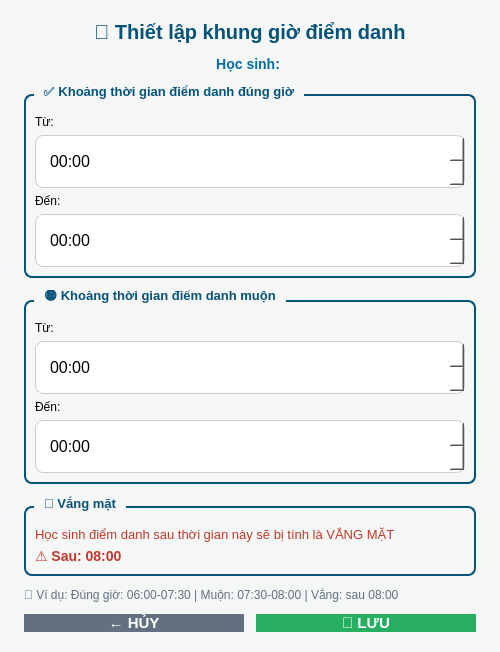
<?xml version="1.0" encoding="UTF-8"?>
<ui version="4.0">
 <class>TimeRangeDialog</class>
 <widget class="QDialog" name="TimeRangeDialog">
  <property name="geometry">
   <rect>
    <x>0</x>
    <y>0</y>
    <width>500</width>
    <height>420</height>
   </rect>
  </property>
  <property name="windowTitle">
   <string>Thiết lập khung giờ điểm danh</string>
  </property>
  <property name="modal">
   <bool>true</bool>
  </property>
  <property name="styleSheet">
   <string notr="true">QDialog {
                background-color: #f4f7f6;
            }
            QGroupBox {
                font-weight: bold;
                font-size: 13px;
                border: 2px solid #065279;
                border-radius: 8px;
                margin-top: 10px;
                padding-top: 10px;
            }
            QGroupBox::title {
                subcontrol-origin: margin;
                left: 10px;
                padding: 0 8px;
                color: #065279;
            }
            QTimeEdit {
                padding: 8px 12px;
                font-size: 16px;
                border: 1px solid #ccc;
                border-radius: 8px;
                background: white;
                min-height: 35px;
                color: black;
            }
            QTimeEdit:focus {
                border: 2px solid #065279;
            }</string>
  </property>
  <layout class="QVBoxLayout" name="verticalLayout">
   <property name="leftMargin">
    <number>24</number>
   </property>
   <property name="topMargin">
    <number>20</number>
   </property>
   <property name="rightMargin">
    <number>24</number>
   </property>
   <property name="bottomMargin">
    <number>20</number>
   </property>
   <property name="spacing">
    <number>12</number>
   </property>
   <item>
    <widget class="QLabel" name="header">
     <property name="text">
      <string>⏰ Thiết lập khung giờ điểm danh</string>
     </property>
     <property name="alignment">
      <set>Qt::AlignCenter</set>
     </property>
     <property name="styleSheet">
      <string notr="true">font-size: 20px; font-weight: bold; color: #065279;</string>
     </property>
    </widget>
   </item>
   <item>
    <widget class="QLabel" name="name_label">
     <property name="text">
      <string>Học sinh: </string>
     </property>
     <property name="alignment">
      <set>Qt::AlignCenter</set>
     </property>
     <property name="styleSheet">
      <string notr="true">color: #086ca1; font-size: 14px; font-weight: bold;</string>
     </property>
    </widget>
   </item>
   <item>
    <widget class="QGroupBox" name="checkin_end_group">
     <property name="title">
      <string>✅ Khoảng thời gian điểm danh đúng giờ</string>
     </property>
     <layout class="QVBoxLayout" name="verticalLayout_2">
      <item>
       <widget class="QLabel" name="label">
        <property name="text">
         <string>Từ:</string>
        </property>
       </widget>
      </item>
      <item>
       <widget class="QTimeEdit" name="checkin_start_edit">
        <property name="displayFormat">
         <string>HH:mm</string>
        </property>
       </widget>
      </item>
      <item>
       <widget class="QLabel" name="label_2">
        <property name="text">
         <string>Đến:</string>
        </property>
       </widget>
      </item>
      <item>
       <widget class="QTimeEdit" name="checkin_end_edit">
        <property name="displayFormat">
         <string>HH:mm</string>
        </property>
       </widget>
      </item>
     </layout>
    </widget>
   </item>
   <item>
    <widget class="QGroupBox" name="late_end_group">
     <property name="title">
      <string>🟡 Khoảng thời gian điểm danh muộn</string>
     </property>
     <layout class="QVBoxLayout" name="verticalLayout_3">
      <item>
       <widget class="QLabel" name="label_3">
        <property name="text">
         <string>Từ:</string>
        </property>
       </widget>
      </item>
      <item>
       <widget class="QTimeEdit" name="late_start_edit">
        <property name="displayFormat">
         <string>HH:mm</string>
        </property>
       </widget>
      </item>
      <item>
       <widget class="QLabel" name="label_4">
        <property name="text">
         <string>Đến:</string>
        </property>
       </widget>
      </item>
      <item>
       <widget class="QTimeEdit" name="late_end_edit">
        <property name="displayFormat">
         <string>HH:mm</string>
        </property>
       </widget>
      </item>
     </layout>
    </widget>
   </item>
   <item>
    <widget class="QGroupBox" name="absent_group">
     <property name="title">
      <string>🔴 Vắng mặt</string>
     </property>
     <layout class="QVBoxLayout" name="verticalLayout_4">
      <item>
       <widget class="QLabel" name="absent_label">
        <property name="text">
         <string>Học sinh điểm danh sau thời gian này sẽ bị tính là VẮNG MẶT</string>
        </property>
        <property name="wordWrap">
         <bool>true</bool>
        </property>
        <property name="styleSheet">
         <string notr="true">color: #c0392b; font-size: 13px;</string>
        </property>
       </widget>
      </item>
      <item>
       <widget class="QLabel" name="absent_time_label">
        <property name="text">
         <string>⚠️ Sau: 08:00</string>
        </property>
        <property name="styleSheet">
         <string notr="true">color: #c0392b; font-size: 14px; font-weight: bold;</string>
        </property>
       </widget>
      </item>
     </layout>
    </widget>
   </item>
   <item>
    <widget class="QLabel" name="info">
     <property name="text">
      <string>📌 Ví dụ: Đúng giờ: 06:00-07:30 | Muộn: 07:30-08:00 | Vắng: sau 08:00</string>
     </property>
     <property name="wordWrap">
      <bool>true</bool>
     </property>
     <property name="styleSheet">
      <string notr="true">color: #637081; font-size: 12px;</string>
     </property>
    </widget>
   </item>
   <item>
    <layout class="QHBoxLayout" name="btn_layout">
     <property name="spacing">
      <number>12</number>
     </property>
     <item>
      <widget class="QPushButton" name="cancel_btn">
       <property name="text">
        <string>← HỦY</string>
       </property>
       <property name="minimumHeight">
        <number>48</number>
       </property>
       <property name="styleSheet">
        <string notr="true">QPushButton {
                background-color: #637081;
                color: white;
                border: none;
                border-radius: 10px;
                font-size: 15px;
                font-weight: bold;
            }
            QPushButton:hover {
                background-color: #7f8c8d;
            }</string>
       </property>
      </widget>
     </item>
     <item>
      <widget class="QPushButton" name="save_btn">
       <property name="text">
        <string>💾 LƯU</string>
       </property>
       <property name="minimumHeight">
        <number>48</number>
       </property>
       <property name="styleSheet">
        <string notr="true">QPushButton {
                background-color: #27ae60;
                color: white;
                border: none;
                border-radius: 10px;
                font-size: 15px;
                font-weight: bold;
            }
            QPushButton:hover {
                background-color: #2ecc71;
            }</string>
       </property>
      </widget>
     </item>
    </layout>
   </item>
  </layout>
 </widget>
 <resources/>
 <connections/>
</ui>
